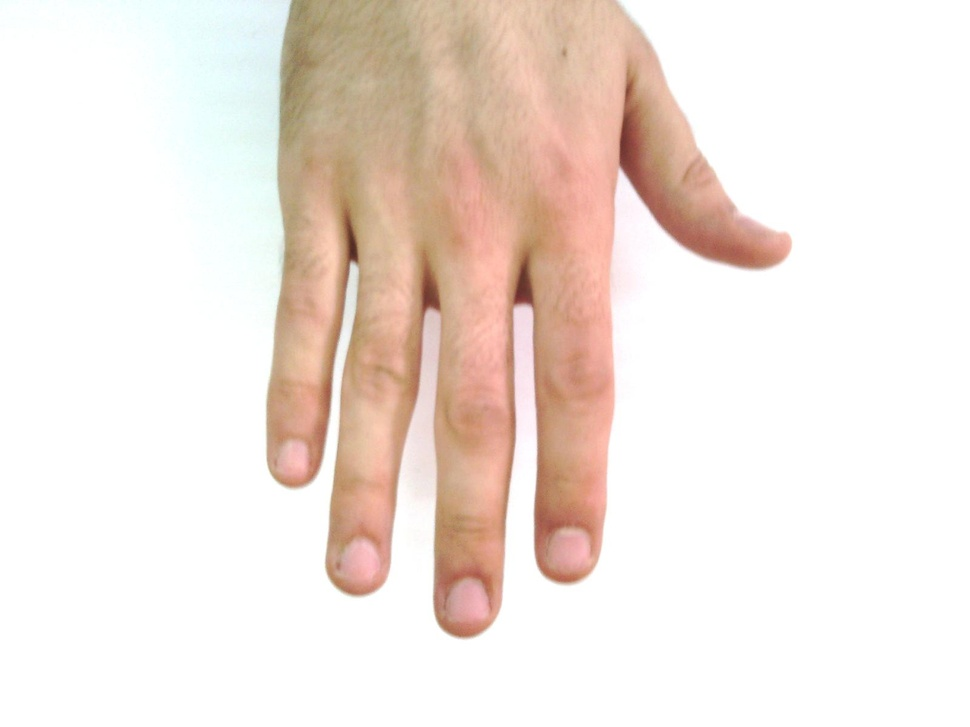
#> input picture sample_inputs/Hands/Hands/Hand_0000002.jpg, 970 x 727 px, shrunk from 1600 x 1200 before the run; its folder holds only this picture in this run
$ jupyter execute --allow-errors 'palm (3).ipynb'   (shell and % lines are left out)
#> lines starting #> are read from the running program, lines starting #| are printed output that depends on the picture; after the words box and inside, x2 and y2 are one past the last pixel; in counts of white or black regions, pixels touching at a corner belong together
#> further down, cv_image is the input picture: shape (727, 970, 3); mean B, G, R 222.4, 229.5, 241.3
[cell 1]
# Fix for protobuf version incompatibility with MediaPipe

# IMPORTANT: After running this cell, please restart the Colab runtime
# (Runtime -> Restart runtime) and then re-run the previous cell (7e14d3e7).

[cell 2]
# First, uninstall potentially conflicting packages to clean up the environment.
# The -y flag confirms all prompts.

# Now, install mediapipe. This should automatically fetch and install a protobuf
# version that is compatible with mediapipe.
# For mediapipe 0.10.14, this means protobuf in the range [4.25.3, 5).

# IMPORTANT: After running this cell, you MUST restart the Colab runtime
# (Runtime -> Restart runtime) and then re-run the cell with the MediaPipe import
# and landmark detection code (cell 7e14d3e7).

[cell 3]
import mediapipe as mp

print("MediaPipe Version:", mp.__version__)
print("Has solutions:", hasattr(mp, "solutions"))

[cell 4]
import mediapipe as mp

print(mp)
print(mp.__file__)
print(dir(mp))

### Using MediaPipe Tasks Vision API for Hand Landmark Detection

[cell 5]
# 1. Download the pre-trained Hand Landmarker model
# This model detects the 21 hand landmarks.
print("Hand Landmarker model downloaded.")

# 2. Import necessary modules from MediaPipe Tasks
import mediapipe as mp
from mediapipe.tasks import python
from mediapipe.tasks.python import vision

# 3. Configure the options for the HandLandmarker task
# We set the running mode to 'image' for processing static images
#> (the rest of this cell did not finish here and is left out)

Now that the `HandLandmarker` is initialized, we can proceed with loading images from your `palm_dataset`, detecting the landmarks, drawing them, and displaying the results. This code is an adaptation of your previous request to use the new API.

[cell 6]
import cv2
import os
import matplotlib.pyplot as plt
from glob import glob
import mediapipe as mp # Only need the top-level mediapipe for mp.Image, etc.

# Define hand connections based on MediaPipe's standard 21 hand landmarks
# These are tuples of (start_landmark_index, end_landmark_index)
HAND_CONNECTIONS = frozenset([
    (0, 1), (1, 2), (2, 3), (3, 4),        # Thumb
    (0, 5), (5, 6), (6, 7), (7, 8),        # Index finger
    (0, 9), (9, 10), (10, 11), (11, 12),   # Middle finger
    (0, 13), (13, 14), (14, 15), (15, 16), # Ring finger
    (0, 17), (17, 18), (18, 19), (19, 20), # Pinky finger
    (5, 9), (9, 13), (13, 17)              # Palm base connections
])

def draw_landmarks_custom(image, landmarks, connections=None,
                          landmark_color=(255, 0, 0), landmark_radius=2,
                          connection_color=(0, 255, 0), connection_thickness=2):
    if not landmarks:
        return

    # Convert normalized landmarks to pixel coordinates
    h, w, _ = image.shape
    points = []
    for landmark in landmarks:
        cx, cy = int(landmark.x * w), int(landmark.y * h)
        points.append((cx, cy))
        cv2.circle(image, (cx, cy), landmark_radius, landmark_color, -1) # -1 for filled circle

    if connections:
        for connection in connections:
            start_idx, end_idx = connection
            if start_idx < len(points) and end_idx < len(points):
                start_point = points[start_idx]
                end_point = points[end_idx]
                cv2.line(image, start_point, end_point, connection_color, connection_thickness)

# Define the directory where your images are located
image_dir = 'palm_dataset/Hands'
# Use glob to find all JPG images recursively within the Hands directory
image_paths = glob(os.path.join(image_dir, '**', '*.jpg'), recursive=True)

print(f"Found {len(image_paths)} images in '{image_dir}'.")

# Prepare to display sample images
num_samples_to_display = 5
displayed_count = 0

plt.figure(figsize=(15, 10)) # Set up a figure to display multiple images

#> (the rest of this cell did not finish here and is left out)

[cell 7]
import pandas as pd
import cv2
import os
import mediapipe as mp
from glob import glob
from mediapipe.tasks import python
from mediapipe.tasks.python import vision

# Re-initialize the HandLandmarker as it was closed in the previous cell
# This model detects the 21 hand landmarks.
# We set the running mode to 'image' for processing static images
#> (the rest of this cell did not finish here and is left out)

[cell 8]
import pandas as pd

#> (the rest of this cell did not finish here and is left out)

# Tarot Dataset Processing

[cell 9]
import os

# Current directory ke files dekho
print(os.listdir())

[cell 10]
import json
import pandas as pd

with open("tarot_dataset/tarot-images.json", "r") as f:
#> (reads assets/tarot-images.json from the repository)
    tarot = json.load(f)

print(type(tarot))
print("Total records:", len(tarot))

[cell 11]
print(tarot.keys())

[cell 12]
for key in tarot.keys():
    print(key)
    print(type(tarot[key]))
    if isinstance(tarot[key], list):
        print("Length:", len(tarot[key]))
    print("-"*40)

[cell 13]
df = pd.DataFrame(tarot["cards"])

print("Shape:", df.shape)
df.head()

[cell 14]
print(df.columns.tolist())

Dataset Information

[cell 15]
print(df.info())

Missing Values Check

[cell 16]
print(df.isnull().sum())

Arcana Distribution

[cell 17]
print(df["arcana"].value_counts())

Suit Distribution

[cell 18]
print(df["suit"].value_counts())

Sample Card Details

[cell 19]
print(df.loc[0])

Save Clean CSV

[cell 20]
df.to_csv("tarot_cards.csv", index=False)

print("CSV Saved Successfully!")

[cell 21]
import pandas as pd

# Palm dataset load
#> (the rest of this cell did not finish here and is left out)

[cell 22]
import glob

images = glob.glob("palm_dataset/Hands/**/*.jpg", recursive=True)

print("Total Images:", len(images))
print("First Image:", images[0])

[cell 23]
import cv2
import matplotlib.pyplot as plt

# Load first palm image
img = cv2.imread(images[0])

# Convert BGR to RGB
img_rgb = cv2.cvtColor(img, cv2.COLOR_BGR2RGB)

plt.figure(figsize=(6,6))
plt.imshow(img_rgb)
plt.title("Palm Image")
plt.axis("off")
plt.show()

[cell 24]
# Convert to Grayscale
gray = cv2.cvtColor(img, cv2.COLOR_BGR2GRAY)
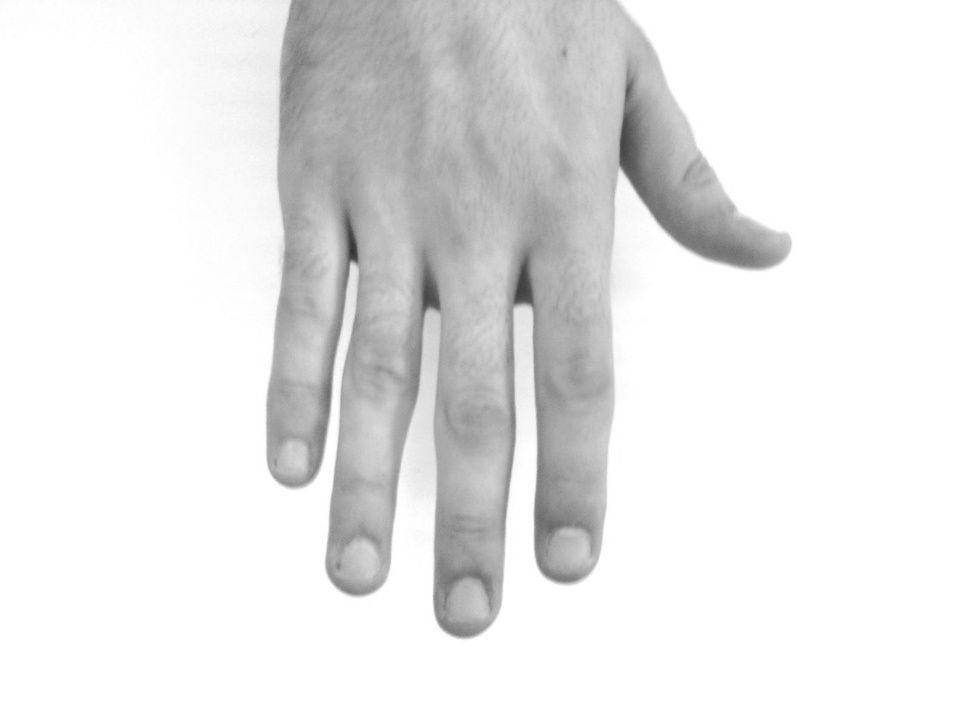
#> gray: shape (727, 970); min 51, max 255, mean 232.2

# Apply Gaussian Blur
blur = cv2.GaussianBlur(gray, (5,5), 0)

# Detect Edges
edges = cv2.Canny(blur, 50, 150)
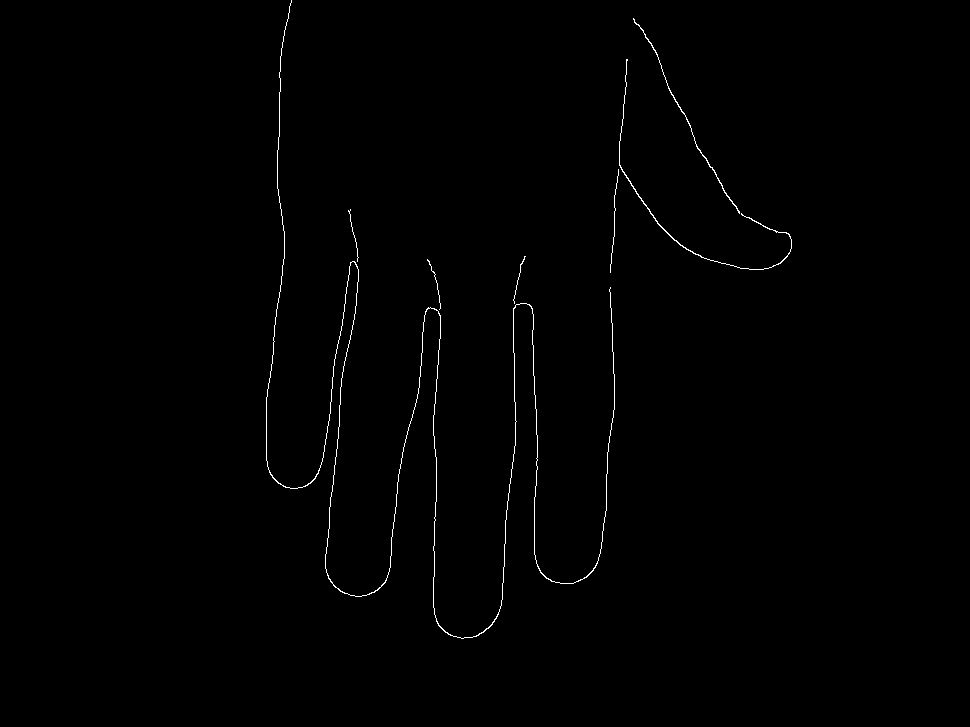
#> edges: shape (727, 970); 0.54% white in thin lines or dots, all inside (x1, y1, x2, y2) = (266, 0, 792, 639)

# Display Results
plt.figure(figsize=(15,5))

plt.subplot(1,3,1)
plt.imshow(img_rgb)
plt.title("Original")
plt.axis("off")

plt.subplot(1,3,2)
plt.imshow(gray, cmap="gray")
plt.title("Gray")
plt.axis("off")

plt.subplot(1,3,3)
plt.imshow(edges, cmap="gray")
plt.title("Palm Edges")
plt.axis("off")

plt.show()
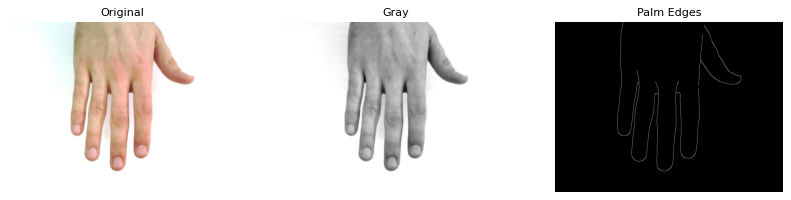
#> figure drawn by matplotlib, 3 panels

[cell 25]
import cv2
import matplotlib.pyplot as plt

# Morphological Closing to connect broken edges
kernel = cv2.getStructuringElement(cv2.MORPH_RECT, (3,3))
enhanced = cv2.morphologyEx(edges, cv2.MORPH_CLOSE, kernel)

plt.figure(figsize=(6,6))
plt.imshow(enhanced, cmap="gray")
plt.title("Enhanced Palm Lines")
plt.axis("off")
plt.show()

[cell 26]
import cv2
import matplotlib.pyplot as plt

# CLAHE for better contrast
clahe = cv2.createCLAHE(clipLimit=2.0, tileGridSize=(8,8))
gray2 = clahe.apply(gray)
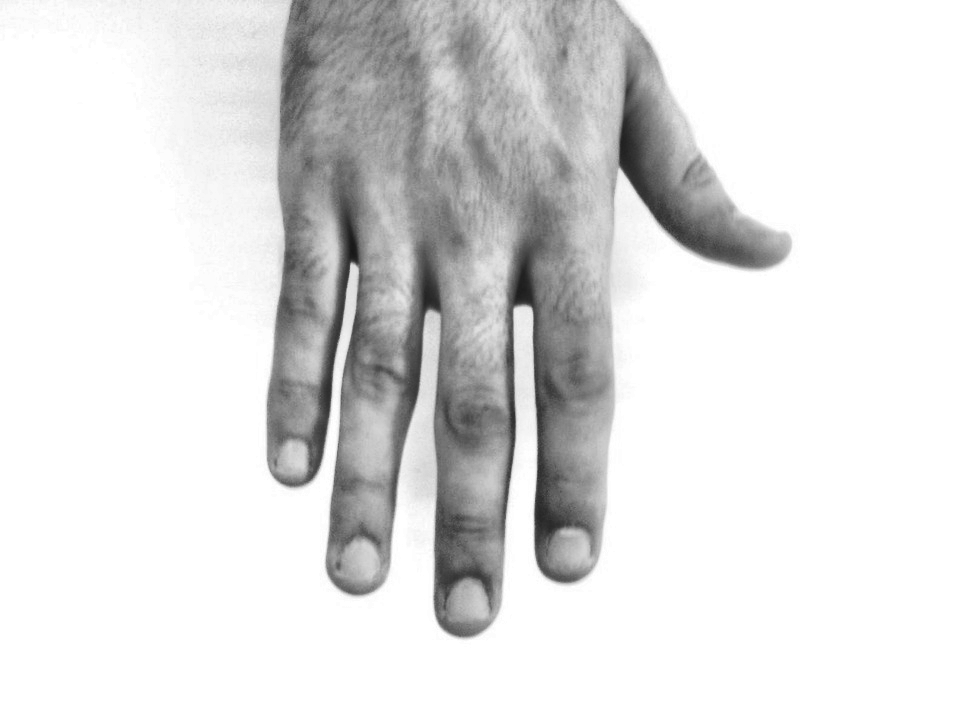
#> gray2: shape (727, 970); min 23, max 255, mean 224

# Gaussian Blur
blur = cv2.GaussianBlur(gray2, (5,5), 0)

# Adaptive Threshold
thresh = cv2.adaptiveThreshold(
    blur,
    255,
    cv2.ADAPTIVE_THRESH_GAUSSIAN_C,
    cv2.THRESH_BINARY_INV,
    15,
    5
)
#> thresh: shape (727, 970); 4.7% white; 955 white regions (740 under 20 px), largest, box (x1, y1, x2, y2) and area: (267, 67, 606, 638) 15624, (619, 44, 791, 269) 1972, (443, 565, 494, 615) 579

plt.figure(figsize=(6,6))
plt.imshow(thresh, cmap="gray")
plt.title("Palm Line Enhancement")
plt.axis("off")
plt.show()

[cell 27]
# Morphological Opening
kernel = cv2.getStructuringElement(cv2.MORPH_RECT, (2,2))
clean = cv2.morphologyEx(thresh, cv2.MORPH_OPEN, kernel)
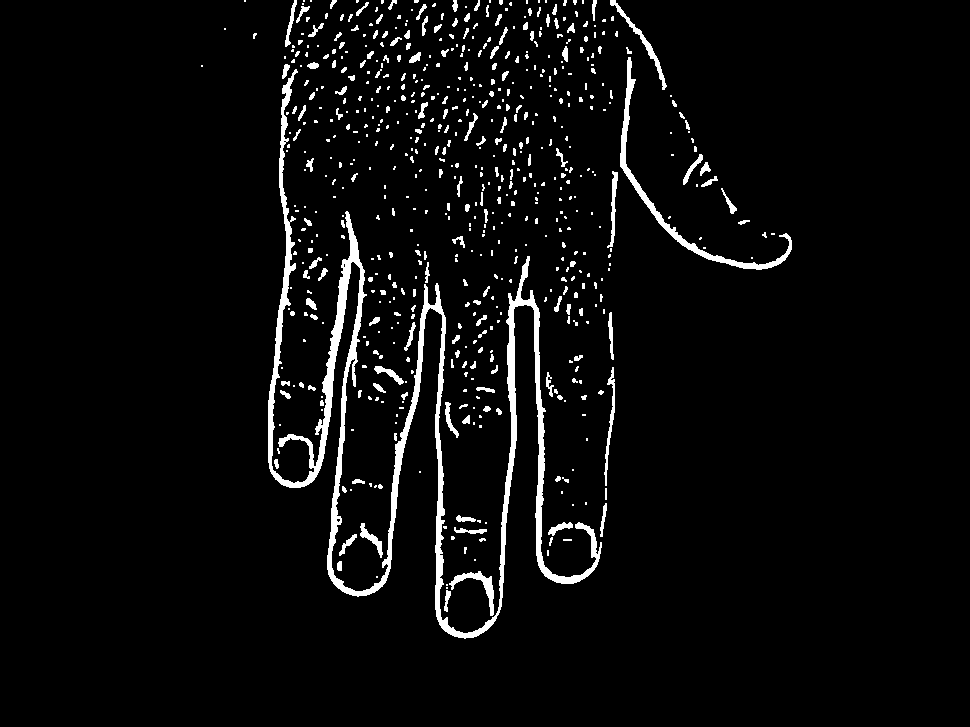
#> clean: shape (727, 970); 4.4% white; 646 white regions (443 under 20 px), largest, box (x1, y1, x2, y2) and area: (268, 69, 602, 639) 15264, (620, 57, 792, 270) 1926, (610, 0, 667, 90) 486

plt.figure(figsize=(6,6))
plt.imshow(clean, cmap="gray")
plt.title("Clean Palm Lines")
plt.axis("off")
plt.show()

[cell 28]
import cv2
import matplotlib.pyplot as plt

# Adaptive Threshold
thresh = cv2.adaptiveThreshold(
    gray,
    255,
    cv2.ADAPTIVE_THRESH_GAUSSIAN_C,
    cv2.THRESH_BINARY_INV,
    21,
    8
)
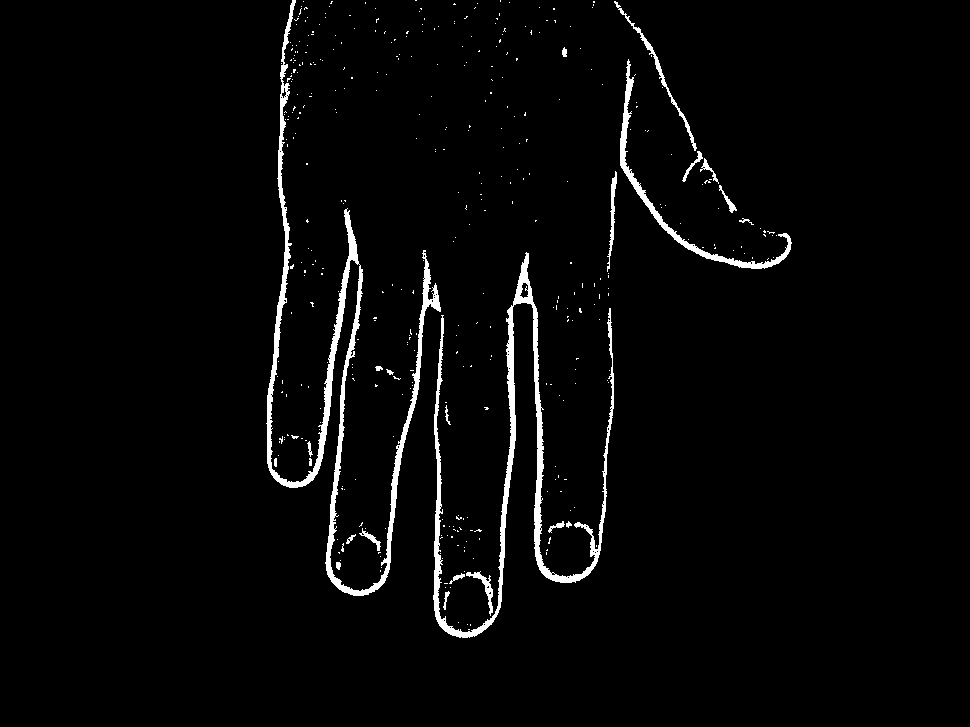
#> thresh: shape (727, 970); 2.7% white; 401 white regions (377 under 20 px), largest, box (x1, y1, x2, y2) and area: (266, 0, 441, 596) 7817, (433, 252, 614, 638) 6591, (620, 59, 792, 269) 1900

# Remove small noise
kernel = cv2.getStructuringElement(cv2.MORPH_RECT, (3,3))
clean = cv2.morphologyEx(thresh, cv2.MORPH_OPEN, kernel)
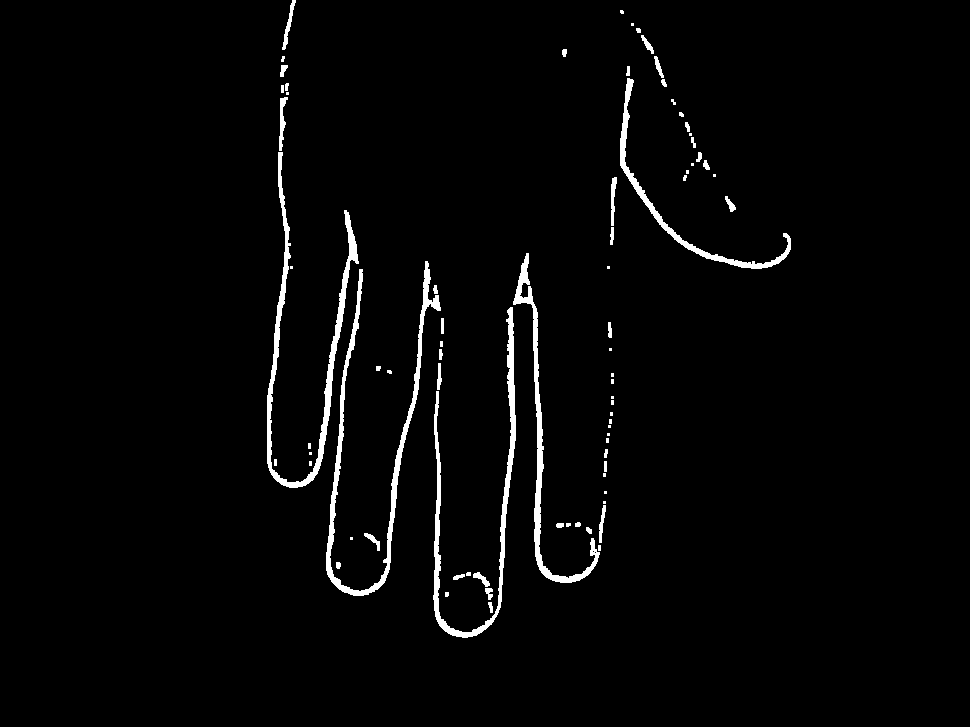
#> clean: shape (727, 970); 2.4% white; 78 white regions (35 under 20 px), largest, box (x1, y1, x2, y2) and area: (326, 261, 441, 596) 3443, (267, 152, 359, 488) 3371, (433, 307, 516, 638) 2963

# Slightly connect palm lines
clean = cv2.morphologyEx(clean, cv2.MORPH_CLOSE, kernel)
#> clean: shape (727, 970); 2.4% white; 49 white regions (16 under 20 px), largest, box (x1, y1, x2, y2) and area: (267, 83, 359, 488) 3740, (326, 261, 441, 596) 3513, (433, 307, 516, 638) 3380

plt.figure(figsize=(6,6))
plt.imshow(clean, cmap="gray")
plt.title("Palm Line Detection")
plt.axis("off")
plt.show()

[cell 29]
import numpy as np

lines = cv2.HoughLinesP(
    clean,
    1,
    np.pi/180,
    threshold=80,
    minLineLength=40,
    maxLineGap=15
)
#> lines = 81 rows, first 6: [317, 473, 351, 228], [318, 470, 352, 230], [535, 306, 540, 570], [497, 614, 513, 381], [438, 623, 438, 442], [278, 186, 284, 34]

line_img = img_rgb.copy()

#> (the rest of this cell did not finish here and is left out)
